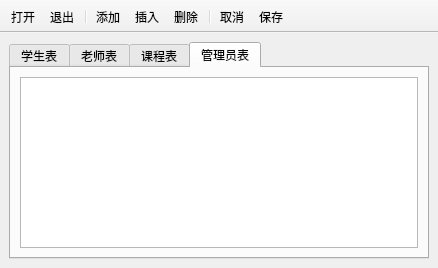
<?xml version="1.0" encoding="UTF-8"?>
<ui version="4.0">
 <class>AdminWindow</class>
 <widget class="QMainWindow" name="AdminWindow">
  <property name="geometry">
   <rect>
    <x>0</x>
    <y>0</y>
    <width>438</width>
    <height>268</height>
   </rect>
  </property>
  <property name="windowTitle">
   <string>MainWindow</string>
  </property>
  <property name="windowIcon">
   <iconset resource="rsc.qrc">
    <normaloff>:/icon/rsc/icon/logo.png</normaloff>:/icon/rsc/icon/logo.png</iconset>
  </property>
  <widget class="QWidget" name="centralwidget">
   <layout class="QHBoxLayout" name="horizontalLayout_4">
    <item>
     <widget class="QTabWidget" name="tabWidget">
      <property name="currentIndex">
       <number>3</number>
      </property>
      <widget class="QWidget" name="tabStudent">
       <attribute name="title">
        <string>学生表</string>
       </attribute>
       <layout class="QHBoxLayout" name="horizontalLayout_5">
        <item>
         <widget class="QTableView" name="tableViewStudent"/>
        </item>
       </layout>
      </widget>
      <widget class="QWidget" name="tabTeacher">
       <attribute name="title">
        <string>老师表</string>
       </attribute>
       <layout class="QHBoxLayout" name="horizontalLayout">
        <item>
         <widget class="QTableView" name="tableViewTeacher"/>
        </item>
       </layout>
      </widget>
      <widget class="QWidget" name="tabCourse">
       <attribute name="title">
        <string>课程表</string>
       </attribute>
       <layout class="QHBoxLayout" name="horizontalLayout_2">
        <item>
         <widget class="QTableView" name="tableViewCourse"/>
        </item>
       </layout>
      </widget>
      <widget class="QWidget" name="tabAdmin">
       <attribute name="title">
        <string>管理员表</string>
       </attribute>
       <layout class="QHBoxLayout" name="horizontalLayout_3">
        <item>
         <widget class="QTableView" name="tableViewAdmin"/>
        </item>
       </layout>
      </widget>
     </widget>
    </item>
   </layout>
  </widget>
  <widget class="QToolBar" name="toolBar">
   <property name="windowTitle">
    <string>toolBar</string>
   </property>
   <property name="movable">
    <bool>false</bool>
   </property>
   <property name="iconSize">
    <size>
     <width>30</width>
     <height>30</height>
    </size>
   </property>
   <property name="toolButtonStyle">
    <enum>Qt::ToolButtonTextBesideIcon</enum>
   </property>
   <property name="floatable">
    <bool>false</bool>
   </property>
   <attribute name="toolBarArea">
    <enum>TopToolBarArea</enum>
   </attribute>
   <attribute name="toolBarBreak">
    <bool>false</bool>
   </attribute>
   <addaction name="actOpenDB"/>
   <addaction name="actQuit"/>
   <addaction name="separator"/>
   <addaction name="actRecAppend"/>
   <addaction name="actRecInsert"/>
   <addaction name="actRecDelete"/>
   <addaction name="separator"/>
   <addaction name="actRevert"/>
   <addaction name="actSubmit"/>
  </widget>
  <action name="actOpenDB">
   <property name="icon">
    <iconset>
     <normaloff>rsc/icon/open.png</normaloff>
     <normalon>:/icon/rsc/icon/open.png</normalon>rsc/icon/open.png</iconset>
   </property>
   <property name="text">
    <string>打开</string>
   </property>
   <property name="toolTip">
    <string>打开数据库</string>
   </property>
  </action>
  <action name="actQuit">
   <property name="icon">
    <iconset resource="rsc.qrc">
     <normaloff>:/icon/rsc/icon/quit.png</normaloff>:/icon/rsc/icon/quit.png</iconset>
   </property>
   <property name="text">
    <string>退出</string>
   </property>
   <property name="toolTip">
    <string>退出</string>
   </property>
  </action>
  <action name="actRecAppend">
   <property name="icon">
    <iconset resource="rsc.qrc">
     <normaloff>:/icon/rsc/icon/append.png</normaloff>:/icon/rsc/icon/append.png</iconset>
   </property>
   <property name="text">
    <string>添加</string>
   </property>
   <property name="toolTip">
    <string>添加记录</string>
   </property>
  </action>
  <action name="actRecInsert">
   <property name="icon">
    <iconset resource="rsc.qrc">
     <normaloff>:/icon/rsc/icon/insert.png</normaloff>:/icon/rsc/icon/insert.png</iconset>
   </property>
   <property name="text">
    <string>插入</string>
   </property>
   <property name="toolTip">
    <string>插入记录</string>
   </property>
  </action>
  <action name="actSubmit">
   <property name="icon">
    <iconset resource="rsc.qrc">
     <normaloff>:/icon/rsc/icon/submit.png</normaloff>:/icon/rsc/icon/submit.png</iconset>
   </property>
   <property name="text">
    <string>保存</string>
   </property>
   <property name="toolTip">
    <string>保存修改</string>
   </property>
  </action>
  <action name="actRevert">
   <property name="icon">
    <iconset resource="rsc.qrc">
     <normaloff>:/icon/rsc/icon/revert.png</normaloff>:/icon/rsc/icon/revert.png</iconset>
   </property>
   <property name="text">
    <string>取消</string>
   </property>
   <property name="toolTip">
    <string>取消修改</string>
   </property>
  </action>
  <action name="actRecDelete">
   <property name="icon">
    <iconset resource="rsc.qrc">
     <normaloff>:/icon/rsc/icon/delete.png</normaloff>:/icon/rsc/icon/delete.png</iconset>
   </property>
   <property name="text">
    <string>删除</string>
   </property>
   <property name="toolTip">
    <string>删除记录</string>
   </property>
  </action>
 </widget>
 <resources>
  <include location="rsc.qrc"/>
 </resources>
 <connections/>
</ui>
